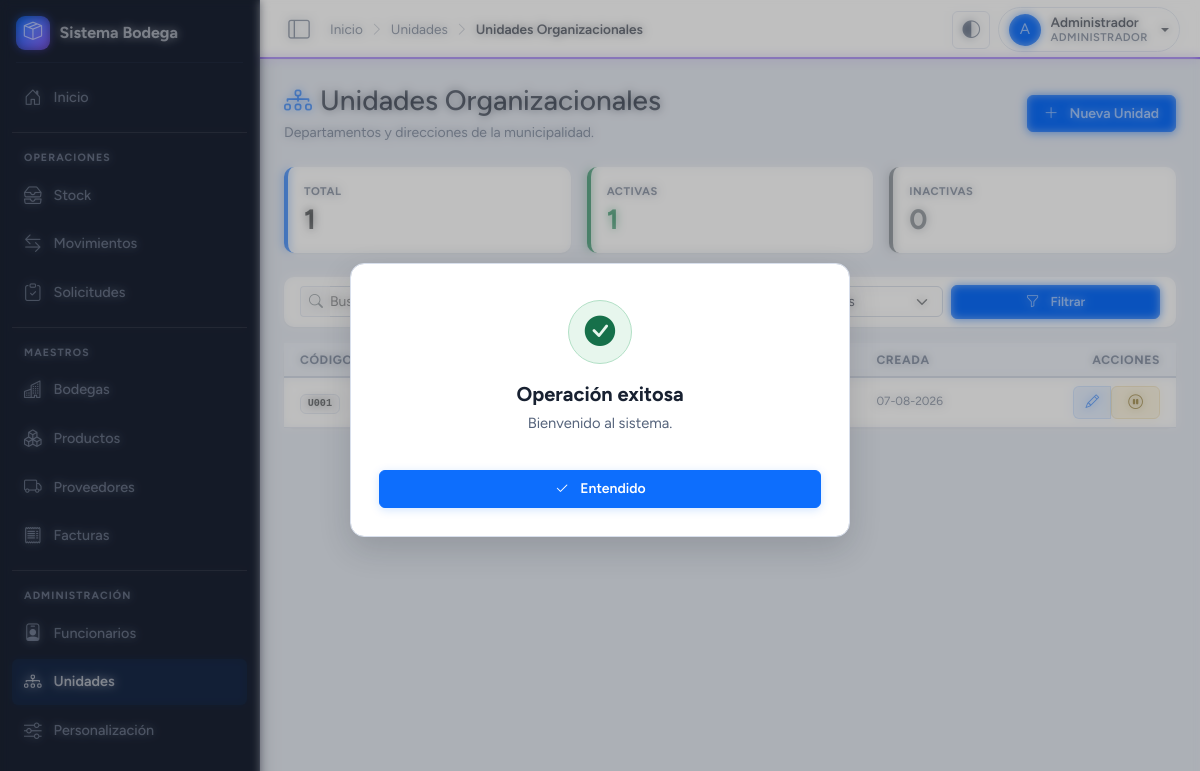
Screenshot of /modulos/unidades/unidades_lista.php (signed in) with the database file from the repository.
### tables this page shows
CREATE TABLE unidades_organizacionales (
    id         INT UNSIGNED AUTO_INCREMENT PRIMARY KEY,
    codigo     VARCHAR(20)  NOT NULL,
    nombre     VARCHAR(150) NOT NULL,
    estado     TINYINT(1)   NOT NULL DEFAULT 1,
    created_at DATETIME     NOT NULL DEFAULT CURRENT_TIMESTAMP,
    UNIQUE KEY uq_unidades_codigo (codigo)
);

### inc/functions.php (called while the page is built, shortened)
<?php
function h($text)
{
    return htmlspecialchars((string)$text, ENT_QUOTES, 'UTF-8');
}
function get($key, $default = '')
{
    return isset($_GET[$key]) ? trim($_GET[$key]) : $default;
}

### modulos/unidades/unidades_lista.php (the view, shortened to what this page needs)
<?php
require_once __DIR__ . '/../../inc/db.php';
require_once __DIR__ . '/../../inc/functions.php';
$perPage  = 50;
$pagina   = max(1, (int)get('pagina', 1));
$offset   = ($pagina - 1) * $perPage;
$where  = array('1=1');
$params = array();
$whereSql = implode(' AND ', $where);
$sql = "
    SELECT uo.*,
           COUNT(f.id) AS total_funcionarios,
           SUM(CASE WHEN f.estado = 1 THEN 1 ELSE 0 END) AS funcionarios_activos
    FROM unidades_organizacionales uo
    LEFT JOIN funcionarios f ON f.id_unidad = uo.id
    WHERE $whereSql
    GROUP BY uo.id
    ORDER BY uo.nombre ASC
    LIMIT $perPage OFFSET $offset
";
$stmt = $pdo->prepare($sql);
$stmt->execute($params);
$unidades = $stmt->fetchAll();
$kpis = $pdo->query("
    SELECT
        COUNT(*) AS total,
        SUM(CASE WHEN estado = 1 THEN 1 ELSE 0 END) AS activas,
        SUM(CASE WHEN estado = 0 THEN 1 ELSE 0 END) AS inactivas
    FROM unidades_organizacionales
")->fetch();
require_once __DIR__ . '/../../inc/header.php';
?>
<div class="d-flex justify-content-between align-items-center mb-4 flex-wrap gap-2">
    <div>
        <h1 class="h3 mb-0">
            <i class="bi bi-diagram-3 text-primary me-2"></i>Unidades Organizacionales
        </h1>
        <p class="text-muted small mb-0 mt-1">Departamentos y direcciones de la municipalidad.</p>
    </div>
    <a href="unidades_crear.php" class="btn btn-primary">
        <i class="bi bi-plus-lg me-1"></i> Nueva Unidad
    </a>
</div>
<div class="row g-3 mb-4">
    <div class="col-6 col-md-4">
        <div class="card shadow-sm border-0 border-start border-primary border-4 h-100">
            <div class="card-body py-3">
                <p class="text-muted text-uppercase mb-1 fw-bold fs-xs ls-1" >Total</p>
                <h3 class="mb-0 fw-bold text-dark"><?php echo (int)$kpis['total']; ?></h3>
            </div>
        </div>
    </div>
    <div class="col-6 col-md-4">
        <div class="card shadow-sm border-0 border-start border-success border-4 h-100">
            <div class="card-body py-3">
                <p class="text-muted text-uppercase mb-1 fw-bold fs-xs ls-1" >Activas</p>
                <h3 class="mb-0 fw-bold text-success"><?php echo (int)$kpis['activas']; ?></h3>
            </div>
        </div>
    </div>
    <div class="col-6 col-md-4">
        <div class="card shadow-sm border-0 border-start border-secondary border-4 h-100">
            <div class="card-body py-3">
                <p class="text-muted text-uppercase mb-1 fw-bold fs-xs ls-1" >Inactivas</p>
                <h3 class="mb-0 fw-bold text-secondary"><?php echo (int)$kpis['inactivas']; ?></h3>
            </div>
        </div>
    </div>
</div>
<div class="card shadow-sm border-0 mb-3">
    <div class="card-body py-2 px-3">
        <form method="get" class="row g-2 align-items-center">
            <div class="col-md-6">
                <div class="input-group input-group-sm">
                    <span class="input-group-text bg-light text-secondary border-end-0">
                        <i class="bi bi-search"></i>
                    </span>
                </div>
            </div>
            <div class="col-md-3">
            </div>
            <div class="col-md-3 d-flex gap-1">
                <button type="submit" class="btn btn-sm btn-primary flex-grow-1">
                    <i class="bi bi-funnel me-1"></i>Filtrar
                </button>
            </div>
        </form>
    </div>
</div>
<div class="card shadow-sm border-0">
    <div class="card-body p-0">
        <div class="table-responsive">
            <table class="table table-hover align-middle mb-0 fs-md" >
                <thead class="table-light text-secondary fs-sm" >
                    <tr>
                        <th class="px-3 py-2">CÓDIGO</th>
                        <th class="py-2">NOMBRE</th>
                        <th class="py-2 text-center">FUNCIONARIOS</th>
                        <th class="py-2 text-center">ESTADO</th>
                        <th class="py-2 text-muted">CREADA</th>
                        <th class="px-3 py-2 text-end">ACCIONES</th>
                    </tr>
                </thead>
                <tbody>
                <?php if (!$unidades): ?>
                    <tr>
                        <td colspan="6" class="text-center py-5 text-muted">
                            <i class="bi bi-inbox fs-1 d-block mb-2"></i>
                            No se encontraron unidades con los filtros aplicados.
                        </td>
                    </tr>
                <?php else: ?>
                    <?php foreach ($unidades as $u):
                        $activa = ((int)$u['estado'] === 1);
                    ?>
                    <tr>
                        <td class="px-3">
                            <span class="badge bg-light text-dark border font-monospace">
                                <?php echo h($u['codigo']); ?>
                            </span>
                        </td>
                        <td class="fw-semibold text-dark"><?php echo h($u['nombre']); ?></td>
                        <td class="text-center">
                            <?php if ((int)$u['total_funcionarios'] > 0): ?>
                                <span class="badge bg-info bg-opacity-10 text-info border border-info-subtle">
                                    <?php echo (int)$u['funcionarios_activos']; ?> / <?php echo (int)$u['total_funcionarios']; ?>
                                </span>
                            <?php else: ?>
                                <span class="text-muted small">—</span>
                            <?php endif; ?>
                        </td>
                        <td class="text-center">
                            <?php if ($activa): ?>
                                <span class="badge bg-success bg-opacity-10 text-success border border-success-subtle fs-xs" >
                                </span>
                            <?php else: ?>
                                <span class="badge bg-secondary bg-opacity-10 text-secondary border fs-xs" >
                                    INACTIVA
                                </span>
                            <?php endif; ?>
                        </td>
                        <td class="text-muted small">
                            <?php echo date('d-m-Y', strtotime($u['created_at'])); ?>
                        </td>
                        <td class="px-3 text-end">
                            <div class="btn-group btn-group-sm">
                                <a href="unidades_editar.php?id=<?php echo (int)$u['id']; ?>"
                                   class="btn btn-outline-primary" title="Editar">
                                    <i class="bi bi-pencil"></i>
                                </a>
                                <form method="post" class="d-inline"
                                      onsubmit="return confirm('<?php echo $activa ? '¿Desactivar esta unidad?' : '¿Activar esta unidad?'; ?>')">
                                    <button type="submit" class="btn btn-outline-<?php echo $activa ? 'warning' : 'success'; ?>"
                                            title="<?php echo $activa ? 'Desactivar' : 'Activar'; ?>">
                                        <i class="bi bi-<?php echo $activa ? 'pause-circle' : 'play-circle'; ?>"></i>
                                    </button>
                                </form>
                            </div>
                        </td>
                    </tr>
                    <?php endforeach; ?>
                <?php endif; ?>
                </tbody>
            </table>
        </div>
    </div>
</div>
<?php require_once __DIR__ . '/../../inc/footer.php'; ?>

### rows the page displays
unidades_organizacionales: codigo "U001", created_at "07-08-2026", estado 1 (drawn)

### other values shown
$siteNombre "Sistema Bodega"
$item['label'] "Inicio"
$item['section'] "OPERACIONES"
$item['label'] "Stock"
$item['label'] "Movimientos"
$item['label'] "Solicitudes"
$item['section'] "MAESTROS"
$item['label'] "Bodegas"
$item['label'] "Productos"
$item['label'] "Proveedores"
$item['label'] "Facturas"
$item['section'] "ADMINISTRACIÓN"
$item['label'] "Funcionarios"
$item['label'] "Unidades"
$item['label'] "Personalización"
